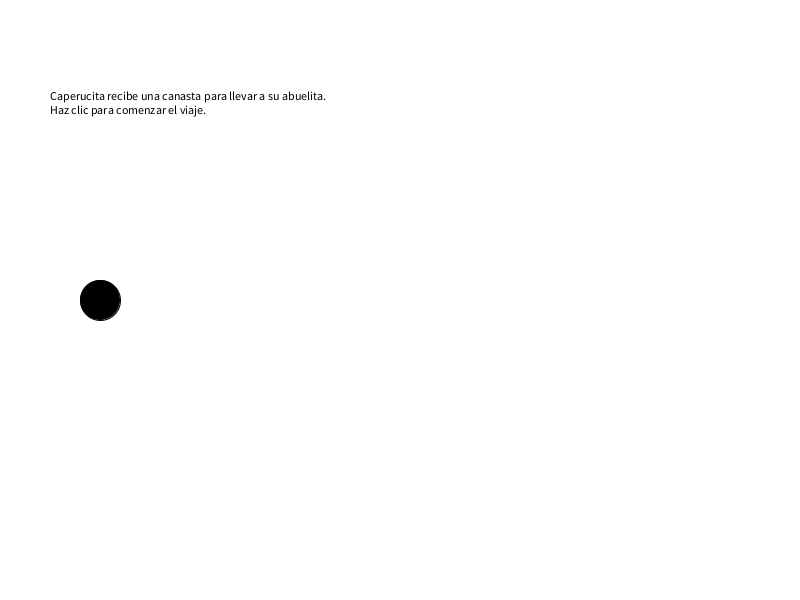
Frame 1 (no input)
Frame 60 (the mouse pressed at the canvas centre just before this capture): identical to frame 1, image omitted
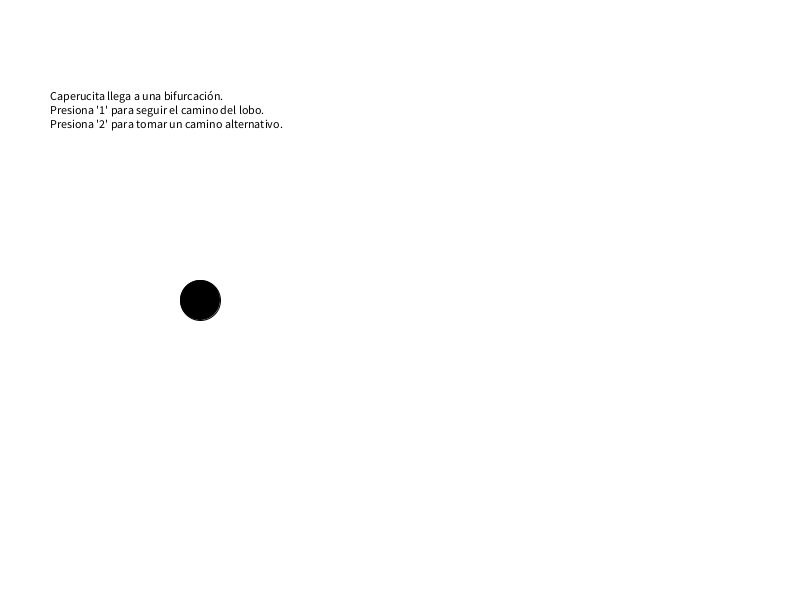
Frame 120 (the mouse held since frame 60 and released just before this capture)

The Processing sketch that drew these frames (run headless with seeded random() and noise(); from frame 60 on, the mouse is pressed at the canvas centre):

// Processing sketch: sketch_250408a
// ── sketch_250408a.pde
// Estados posibles
int estado = 0; // 0: Inicio, 1: Bifurcación, 2: Camino del lobo, 3: Camino alternativo, 4: Clímax lobo, 5: Clímax alternativo, 6: Desenlace
PVector caperucita;

void setup() {
  size(800, 600);
  caperucita = new PVector(100, height/2);
}

void draw() {
  background(255);
  
  switch (estado) {
    case 0:
      mostrarInicio();
      break;
    case 1:
      mostrarBifurcacion();
      break;
    case 2:
      caminoDelLobo();
      break;
    case 3:
      caminoAlternativo();
      break;
    case 4:
      climaxLobo();
      break;
    case 5:
      climaxAlternativo();
      break;
    case 6:
      desenlace();
      break;
  }
}

// ---------- ESTADOS / ESCENAS -----------
void mostrarInicio() {
  fill(0);
  text("Caperucita recibe una canasta para llevar a su abuelita.\nHaz clic para comenzar el viaje.", 50, 100);
  ellipse(caperucita.x, caperucita.y, 40, 40); // Representa a Caperucita
}

void mostrarBifurcacion() {
  fill(0);
  text("Caperucita llega a una bifurcación.\nPresiona '1' para seguir el camino del lobo.\nPresiona '2' para tomar un camino alternativo.", 50, 100);
  ellipse(caperucita.x, caperucita.y, 40, 40);
}

void caminoDelLobo() {
  fill(0);
  text("El lobo aparece y habla con Caperucita.\nPresiona 'S' para continuar el diálogo.", 50, 100);
}

void caminoAlternativo() {
  fill(0);
  text("Caperucita tomó el camino seguro y llega a la casa.\nPresiona 'A' para advertir a la abuelita.", 50, 100);
}

void climaxLobo() {
  fill(0);
  text("Caperucita entra a la casa y nota algo raro.\nPresiona 'D' para continuar el diálogo.\nPresiona 'ESPACIO' para que aparezca el cazador.", 50, 100);
}

void climaxAlternativo() {
  fill(0);
  text("Caperucita y la abuelita se esconden del lobo.\nHaz clic para ver el mensaje final.", 50, 100);
}

void desenlace() {
  fill(0);
  text("Final: Caperucita aprendió a no hablar con extraños.", 50, 100);
}

// ---------- INTERACCIONES -----------
void mousePressed() {
  if (estado == 0) {
    caperucita.x += 100;
    estado = 1;
  } else if (estado == 3) {
    estado = 5;
  } else if (estado == 5 || estado == 4) {
    estado = 6;
  }
}

void keyPressed() {
  if (estado == 1) {
    if (key == '1') estado = 2;
    if (key == '2') estado = 3;
  }
  if (estado == 2 && key == 's') estado = 4;
  if (estado == 3 && key == 'a') estado = 5;
  if (estado == 4 && key == 'd') {
    // siguiente parte del diálogo
  }
  if (estado == 4 && key == ' ') {
    estado = 6;
  }
}

void mouseReleased() {
  println("Mouse liberado en posición: " + mouseX + ", " + mouseY);
}

void mouseMoved() {
  println("Mouse movido. Posición: " + mouseX + ", " + mouseY);
}

void mouseDragged() {
  caperucita.x = mouseX;
  caperucita.y = mouseY;
  println("Arrastrando a Caperucita");
}
